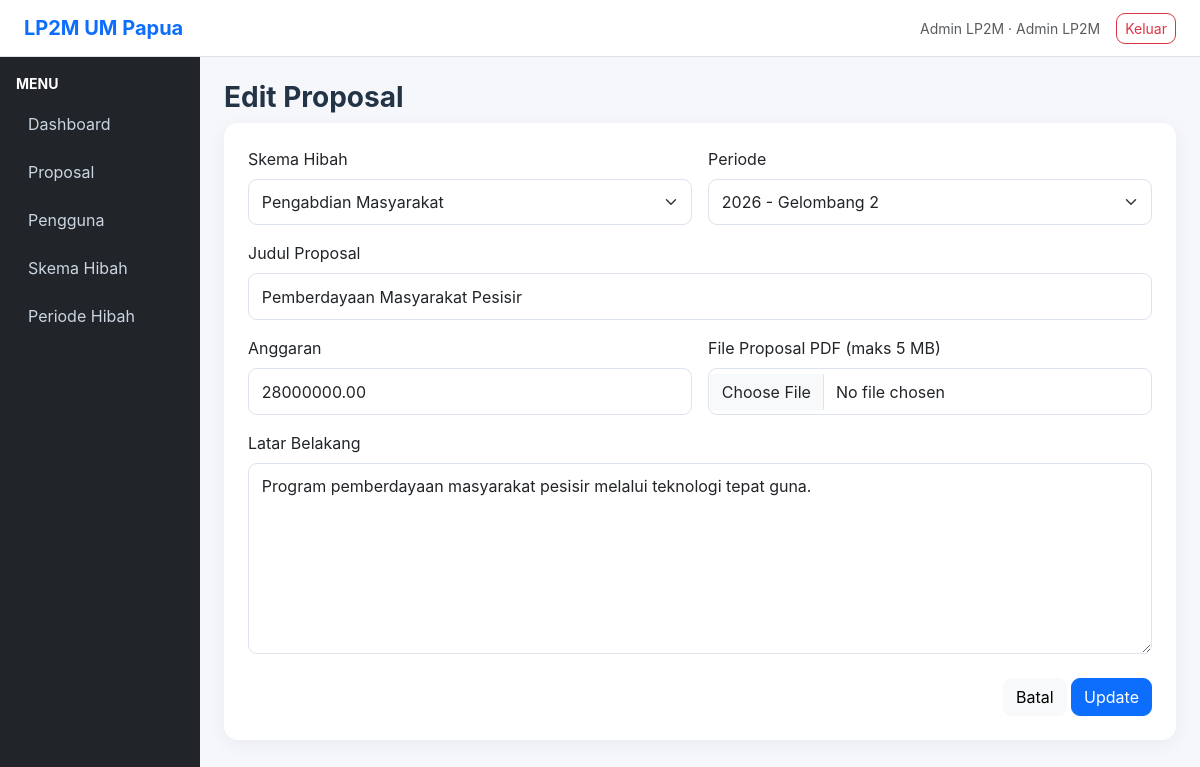
The page /proposals/edit.php?id=2 (signed in) on the database its author committed.
### tables this page shows
CREATE TABLE proposals(id BIGINT UNSIGNED AUTO_INCREMENT PRIMARY KEY,user_id BIGINT UNSIGNED NOT NULL,scheme_id INT UNSIGNED NOT NULL,period_id INT UNSIGNED NOT NULL,title VARCHAR(255) NOT NULL,background TEXT,budget DECIMAL(15,2) DEFAULT 0,proposal_file VARCHAR(255),status ENUM("Draft","Menunggu Verifikasi","Menunggu Penilaian","Dinilai Reviewer","Diterima","Ditolak") DEFAULT "Draft",verification_note TEXT,created_at TIMESTAMP DEFAULT CURRENT_TIMESTAMP,updated_at TIMESTAMP DEFAULT CURRENT_TIMESTAMP ON UPDATE CURRENT_TIMESTAMP,FOREIGN KEY(user_id) REFERENCES users(id),FOREIGN KEY(scheme_id) REFERENCES schemes(id),FOREIGN KEY(period_id) REFERENCES periods(id),INDEX(status),INDEX(user_id));

CREATE TABLE schemes(id INT UNSIGNED AUTO_INCREMENT PRIMARY KEY,name VARCHAR(150) NOT NULL,type ENUM("Penelitian","Pengabdian") NOT NULL,max_fund DECIMAL(15,2) DEFAULT 0,description TEXT,is_active TINYINT(1) DEFAULT 1,created_at TIMESTAMP DEFAULT CURRENT_TIMESTAMP);

CREATE TABLE periods(id INT UNSIGNED AUTO_INCREMENT PRIMARY KEY,year YEAR NOT NULL,wave VARCHAR(50) NOT NULL,start_date DATE NOT NULL,end_date DATE NOT NULL,status ENUM("Aktif","Selesai","Belum Aktif") DEFAULT "Belum Aktif");

### config/app.php (called while the page is built, shortened)
<?php
function e(?string $v): string { return htmlspecialchars((string)$v, ENT_QUOTES, 'UTF-8'); }

### proposals/form.php (the view, shortened to what this page needs)
<form method="post" enctype="multipart/form-data" class="card p-4"><input type="hidden" name="csrf_token" value="<?=e(csrf_token())?>"><div class="row g-3">
<div class="col-md-6"><label class="form-label">Skema Hibah</label><select class="form-select" name="scheme_id" required><option value="">Pilih</option><?php foreach($schemes as $s):?><option value="<?=$s["id"]?>" <?=((string)$data["scheme_id"]===(string)$s["id"])?"selected":""?>><?=e($s["name"])?></option><?php endforeach;?></select></div>
<div class="col-md-6"><label class="form-label">Periode</label><select class="form-select" name="period_id" required><option value="">Pilih</option><?php foreach($periods as $p):?><option value="<?=$p["id"]?>" <?=((string)$data["period_id"]===(string)$p["id"])?"selected":""?>><?=e($p["year"]." - ".$p["wave"])?></option><?php endforeach;?></select></div>
<div class="col-12"><label class="form-label">Judul Proposal</label><input class="form-control" name="title" required value="<?=e($data["title"])?>"></div>
<div class="col-md-6"><label class="form-label">Anggaran</label><input class="form-control" type="number" name="budget" min="0" value="<?=e((string)$data["budget"])?>"></div>
<div class="col-md-6"><label class="form-label">File Proposal PDF (maks 5 MB)</label><input class="form-control" type="file" name="proposal_file" accept=".pdf"></div>
<div class="col-12"><label class="form-label">Latar Belakang</label><textarea class="form-control" name="background" rows="7"><?=e($data["background"])?></textarea></div></div>
<div class="text-end mt-4"><a href="index.php" class="btn btn-light">Batal</a> <button class="btn btn-primary"><?=$buttonText?></button></div></form>

### assets/css/style.css (style rules this page uses)
:root { --primary:#0d47a1; --primary2:#1565c0; --sidebar:#102a56; --bg:#f5f7fb; --text:#243447; --login-blue:#111b70; --login-blue-2:#1d2b8f; --gold:#f5c542; }
* { box-sizing:border-box }
body { margin:0; background:var(--bg); color:var(--text); font-family:Inter,system-ui,-apple-system,"Segoe UI",sans-serif; }
a { text-decoration:none }
.card { border:0; box-shadow:0 5px 18px rgba(30,55,90,.06); border-radius:14px; }
.form-control,.form-select { border-color:#dce3ed; border-radius:9px; padding:.65rem .8rem; }
.btn { border-radius:9px }

### rows shown on the page
proposals: scheme_id "Pengabdian Masyarakat", period_id "2026 - Gelombang 2", title "Pemberdayaan Masyarakat Pesisir", budget "28000000.00", background "Program pemberdayaan masyarakat pesisir melalui teknologi tepat guna."

### other values the page prints
$user["name"] "Admin LP2M"
$user["role"] "Admin LP2M"
$buttonText "Update"
